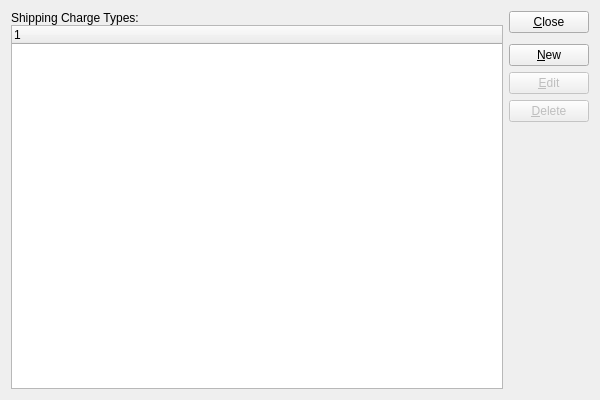
<?xml version="1.0" encoding="UTF-8"?>
<ui version="4.0">
 <comment>This file is part of the xTuple ERP: PostBooks Edition, a free and
open source Enterprise Resource Planning software suite,
Copyright (c) 1999-2011 by OpenMFG LLC, d/b/a xTuple.
It is licensed to you under the Common Public Attribution License
version 1.0, the full text of which (including xTuple-specific Exhibits)
is available at www.xtuple.com/CPAL.  By using this software, you agree
to be bound by its terms.</comment>
 <class>shippingChargeTypes</class>
 <widget class="QWidget" name="shippingChargeTypes">
  <property name="geometry">
   <rect>
    <x>0</x>
    <y>0</y>
    <width>600</width>
    <height>400</height>
   </rect>
  </property>
  <property name="windowTitle">
   <string>List Shipping Charge Types</string>
  </property>
  <layout class="QGridLayout" name="gridLayout">
   <item row="0" column="0">
    <layout class="QVBoxLayout">
     <property name="spacing">
      <number>0</number>
     </property>
     <item>
      <widget class="QLabel" name="_shipchrgLit">
       <property name="text">
        <string>Shipping Charge Types:</string>
       </property>
      </widget>
     </item>
     <item>
      <widget class="XTreeWidget" name="_shipchrg"/>
     </item>
    </layout>
   </item>
   <item row="0" column="1">
    <layout class="QVBoxLayout" name="verticalLayout">
     <item>
      <widget class="QPushButton" name="_close">
       <property name="text">
        <string>&amp;Close</string>
       </property>
      </widget>
     </item>
     <item>
      <spacer name="verticalSpacer">
       <property name="orientation">
        <enum>Qt::Vertical</enum>
       </property>
       <property name="sizeType">
        <enum>QSizePolicy::Preferred</enum>
       </property>
       <property name="sizeHint" stdset="0">
        <size>
         <width>20</width>
         <height>5</height>
        </size>
       </property>
      </spacer>
     </item>
     <item>
      <widget class="QPushButton" name="_new">
       <property name="text">
        <string>&amp;New</string>
       </property>
      </widget>
     </item>
     <item>
      <widget class="QPushButton" name="_edit">
       <property name="enabled">
        <bool>false</bool>
       </property>
       <property name="text">
        <string>&amp;Edit</string>
       </property>
      </widget>
     </item>
     <item>
      <widget class="QPushButton" name="_delete">
       <property name="enabled">
        <bool>false</bool>
       </property>
       <property name="text">
        <string>&amp;Delete</string>
       </property>
      </widget>
     </item>
     <item>
      <spacer name="Spacer18">
       <property name="orientation">
        <enum>Qt::Vertical</enum>
       </property>
       <property name="sizeType">
        <enum>QSizePolicy::Expanding</enum>
       </property>
       <property name="sizeHint" stdset="0">
        <size>
         <width>20</width>
         <height>20</height>
        </size>
       </property>
      </spacer>
     </item>
    </layout>
   </item>
  </layout>
 </widget>
 <layoutdefault spacing="6" margin="11"/>
 <pixmapfunction>qPixmapFromMimeSource</pixmapfunction>
 <customwidgets>
  <customwidget>
   <class>XTreeWidget</class>
   <extends>QTreeWidget</extends>
   <header>xtreewidget.h</header>
  </customwidget>
 </customwidgets>
 <tabstops>
  <tabstop>_shipchrg</tabstop>
  <tabstop>_new</tabstop>
  <tabstop>_edit</tabstop>
  <tabstop>_delete</tabstop>
  <tabstop>_close</tabstop>
 </tabstops>
 <resources/>
 <connections>
  <connection>
   <sender>_close</sender>
   <signal>clicked()</signal>
   <receiver>shippingChargeTypes</receiver>
   <slot>close()</slot>
   <hints>
    <hint type="sourcelabel">
     <x>20</x>
     <y>20</y>
    </hint>
    <hint type="destinationlabel">
     <x>20</x>
     <y>20</y>
    </hint>
   </hints>
  </connection>
 </connections>
</ui>
